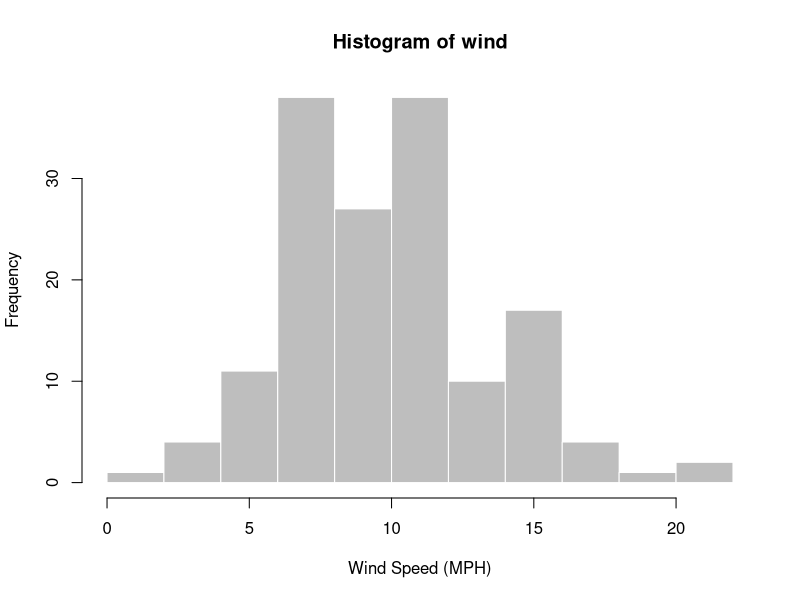
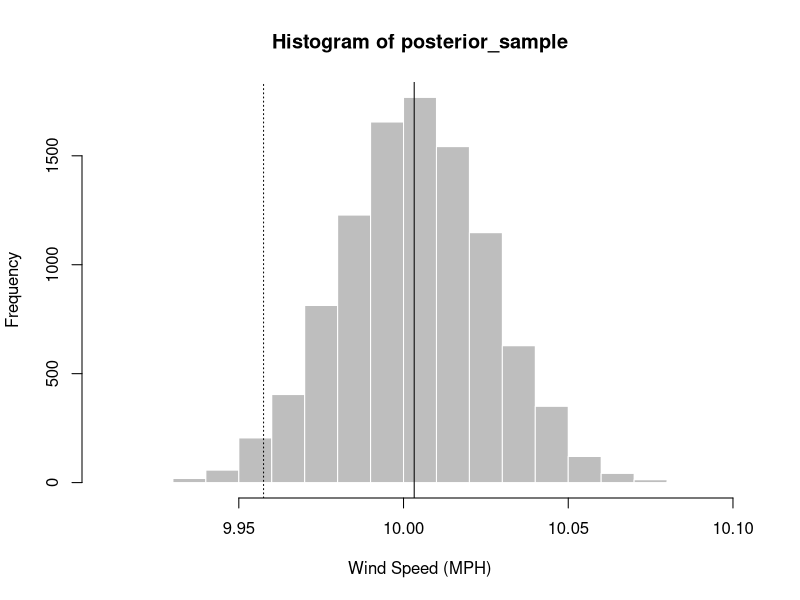

The R script that drew these images, in order:
## New York Air Quality Measurements
help("airquality")
## Estimating average wind speeds
wind = airquality$Wind
## Plot histogram and compute statistics
hist(wind, col = "gray", border = "white", xlab = "Wind Speed (MPH)")
n = length(wind)
ybar = mean(wind)
ybar
# >> [1] 9.957516 ## "frequentist" estimate
tau = 1/sd(wind)
## Based on research, we believe tha average wind speeds are 
## closer to 12 mph, but probably no greater than 15.
## Then a potential prior would be N(12, 2)
a = 12
b = 2
## The posterior mean and standard deviation are
postmean = 1/(1 + n*tau) * a + n*tau/(1 + n*tau) * ybar
postsd = 1/(1 + n*tau)
## Sample from the posterior
set.seed(123)
posterior_sample = rnorm(n = 10000, mean = postmean, sd = postsd)
hist(posterior_sample, col = "gray", border = "white", xlab = "Wind Speed (MPH)")
abline(v = median(posterior_sample))
abline(v = ybar, lty = 3)
## Compute posterior, Bayesian statistics 
median(posterior_sample)
# >> [1] 10.00324
## confidence intervals
quantile(x = posterior_sample, probs = c(0.025, 0.975)) 
# >> 2.5%     97.5% 
#  >> 9.958984 10.047404 